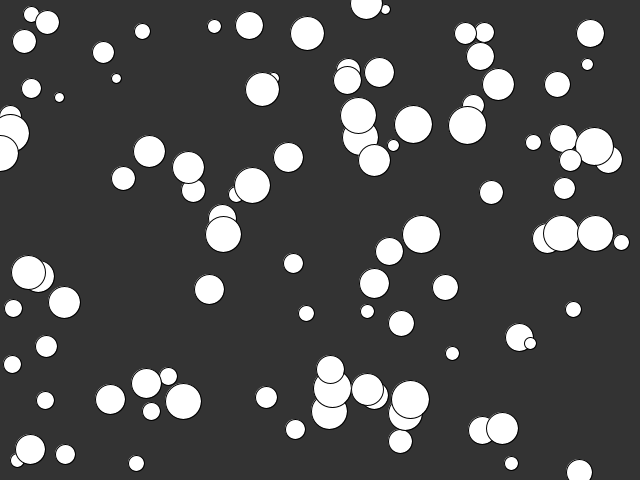
Frame 1 (no input)
Frame 60 (the mouse pressed at the canvas centre just before this capture): identical to frame 1, image omitted
Frame 120 (the mouse held since frame 60 and released just before this capture): identical to frame 1, image omitted

The Processing sketch that drew this single still picture (run headless with seeded random() and noise(); from frame 60 on, the mouse is pressed at the canvas centre):

// Processing sketch: kuleczka1
// ── kuleczka1.pde
ArrayList<Kuleczka> kuleczki = new ArrayList<Kuleczka>();
void setup()
{
  size(640, 480);
  for (int i=0; i<100; i++)
  {
    kuleczki.add(new Kuleczka());
  }
}


void draw()
{
  background(51);
  for (int i=0; i<100; i++)
  {
    Kuleczka k = kuleczki.get(i);
    k.rysuj();
  }
}
// ── Kuleczka.pde
class Kuleczka
{
  int x, y;
  int r;
  Kuleczka()
  {
    x=(int)random(0, width);
    y=(int)random(0, height);
    r=(int)random(5, 20);

  }
  void rysuj()
  {
  ellipse( x, y, 2*r, 2*r);
  
  }
}
